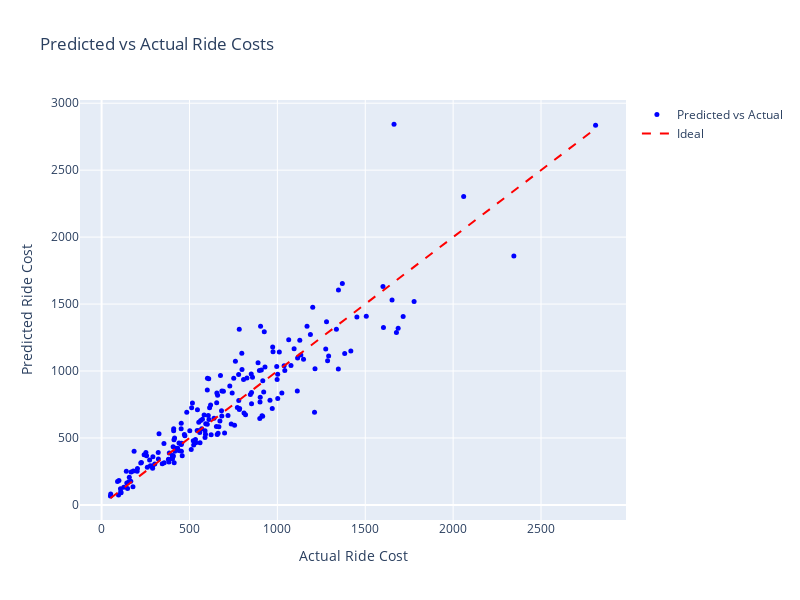

The notebook cell saved with this chart:
### Code cell
y_pred = model.predict(X_test)

fig = go.Figure()

fig.add_trace(go.Scatter(
    x=y_test,
    y=y_pred,
    mode='markers',
    name='Predicted vs Actual',
    marker=dict(color='blue', size=5)
))

fig.add_trace(go.Scatter(
    x=[min(y_test.flatten()), max(y_test.flatten())],
    y=[min(y_test.flatten()), max(y_test.flatten())],
    mode='lines',
    name='Ideal',
    line=dict(color='red', dash='dash')
))

fig.update_layout(
    title='Predicted vs Actual Ride Costs',
    xaxis_title='Actual Ride Cost',
    yaxis_title='Predicted Ride Cost',
    width=800,
    height=600,
    showlegend=True
)

fig.show()

### Figure 1 — Plotly figure (JSON) as saved in the notebook; plotly's stock layout.template omitted (floating-point values rounded to 4 significant figures; data arrays with more than 128 entries replaced by an {"elided": "..."} marker saying what was removed)
{"data": [{"marker": {"color": "blue", "size": 5}, "mode": "markers", "name": "Predicted vs Actual", "type": "scatter", "x": {"elided": "200 float values"}, "y": {"elided": "200 float values"}}, {"line": {"color": "red", "dash": "dash"}, "mode": "lines", "name": "Ideal", "type": "scatter", "x": [50.2, 2810.0], "y": [50.2, 2810.0]}], "layout": {"height": 600, "showlegend": true, "title": {"text": "Predicted vs Actual Ride Costs"}, "width": 800, "xaxis": {"title": {"text": "Actual Ride Cost"}}, "yaxis": {"title": {"text": "Predicted Ride Cost"}}}}
